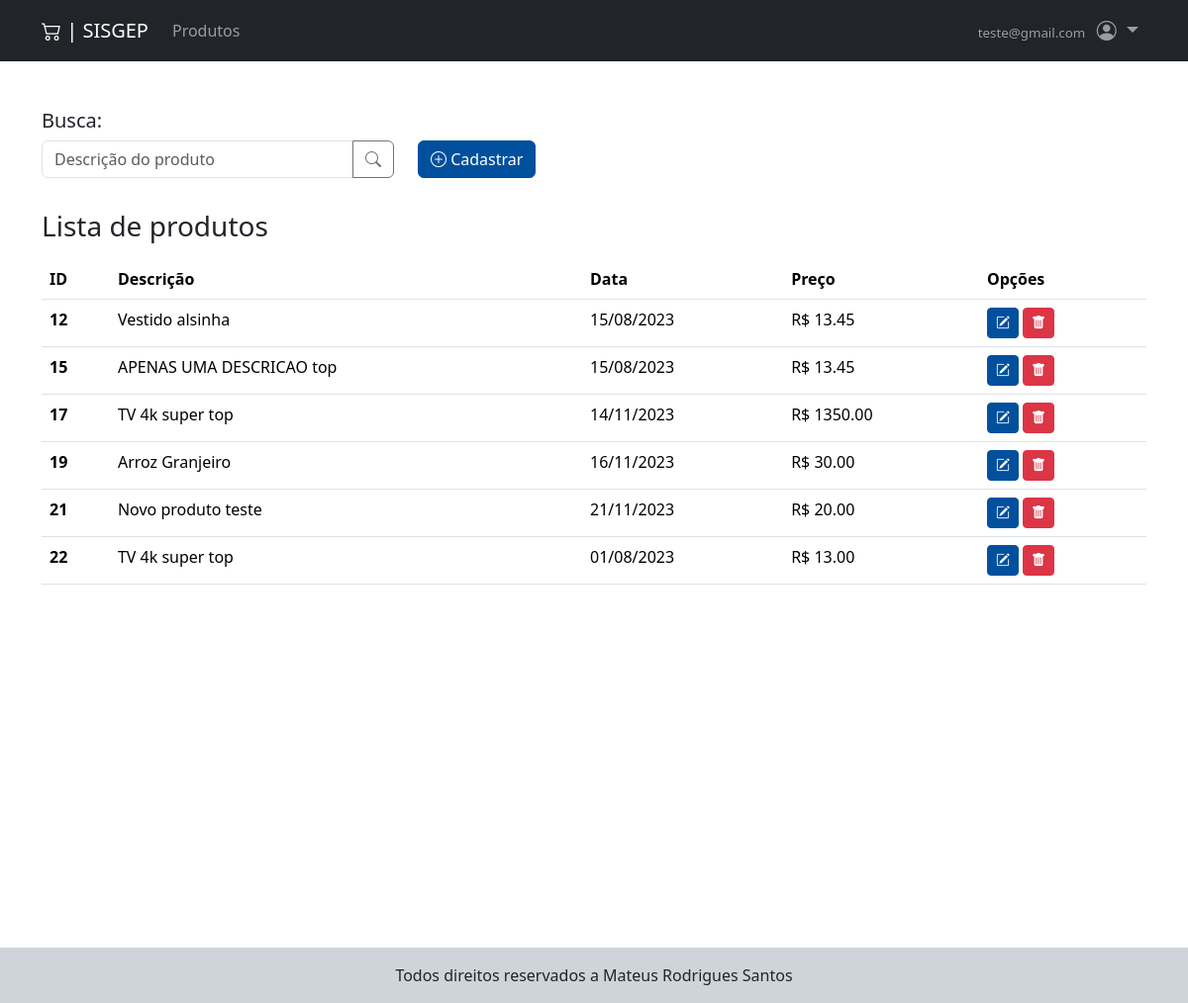
Screenshot of /app/src/consulta.php (signed in) with the database file from the repository.
### tables this page shows
CREATE TABLE `produto` (
  `idproduto` int(11) NOT NULL,
  `descricao` varchar(50) NOT NULL,
  `data` varchar(10) NOT NULL,
  `preco` decimal(10,2) NOT NULL
);

### app/src/classes/Crud.php (called while the page is built, shortened)
<?php
class Crud {
    private $host = 'db';
    private $username = 'admin';
    private $password = '12345';
    private $database = 'meu_db';
    private $connect;
    public function __construct() {
        $this->connect = new mysqli($this->host, $this->username, $this->password, $this->database);
    }
    public function select(string $table, string $condition = '') {
        $sql = "SELECT * FROM $table";
        return $this->executeQuery($sql);
    }
    private function executeQuery(string $sql) {
        $result = $this->connect->query($sql);
        return $result;
    }
}

### app/src/consulta.php (the view, shortened to what this page needs)
<?php
require_once "./cabecalho.php";
require_once "./navbar.php";
require_once "./classes/Crud.php";
$crud = new Crud();
$resultado = $crud->select("produto");
?>
<div class="container-lg mt-5" style="min-height: 100vh;">
    <form action="./consulta.php" method="post">
        <h5>Busca:</h5>
        <div class="row">
            <div class="col-md-4 col-sm-7">
                <div class="input-group mb-3">
                    <input type="text" class="form-control" placeholder="Descrição do produto" aria-label="Descrição" aria-describedby="descricao" name="descricao">
                    <button type="submit" class="btn btn-outline-secondary" name="buscar">
                        <i class="bi bi-search"></i>
                    </button>
                </div>
            </div>
            <div class="col">
                <a href="./cadastroProduto.php" class="btn btn-primary">
                    <i class="bi bi-plus-circle"></i> Cadastrar
                </a>
            </div>
        </div>
    </form>
    <h3 class="mt-3 mb-3">Lista de produtos</h3>
    <table class="table">
        <thead>
            <tr>
                <th scope="col">ID</th>
                <th scope="col">Descrição</th>
                <th scope="col">Data</th>
                <th scope="col">Preço</th>
                <th scope="col">Opções</th>
            </tr>
        </thead>
        <tbody>
            <?php
            if (mysqli_num_rows($resultado) > 0) {
                while ($row = mysqli_fetch_array($resultado)) { ?>
                    <tr>
                        <th scope="row"><?php echo $row['idproduto']; ?></th>
                        <td><?php echo $row['descricao']; ?></td>
                        <td><?php echo $row['data']; ?></td>
                        <td>R$ <?php echo $row['preco']; ?></td>
                        <td>
                            <a href="./editaProduto.php?id=<?php echo $row['idproduto']; ?>" class="btn btn-primary btn-sm"><i class="bi bi-pencil-square"></i></a>
                            <button class="btn btn-danger btn-sm" data-bs-toggle="modal" data-bs-target="#modal<?php echo $row['idproduto']; ?>"><i class="bi bi-trash-fill"></i></button>
                        </td>
                    </tr>
                <?php
                }
            } ?>
        </tbody>
    </table>
</div>
<?php
require_once("./rodape.php");
?>

### app/src/static/styles/style.css (style rules this page uses)
:root { --bs-primary: #00509d; --bs-primary-hover: #014b91; --bs-primary-active: #0e5292; }
.btn-primary { background-color: var(--bs-primary); border-color: var(--bs-primary); }

### rows the page displays
produto: idproduto "12", descricao "Vestido alsinha", data "15/08/2023", preco "13.45"
produto: idproduto "15", descricao "APENAS UMA DESCRICAO top", data "15/08/2023", preco "13.45"
produto: idproduto "17", descricao "TV 4k super top", data "14/11/2023", preco "1350.00"
produto: idproduto "19", descricao "Arroz Granjeiro", data "16/11/2023", preco "30.00"
produto: idproduto "21", descricao "Novo produto teste", data "21/11/2023", preco "20.00"
produto: idproduto "22", descricao "TV 4k super top", data "01/08/2023", preco "13.00"

### other values shown
$_SESSION["usuario"] "teste@gmail.com"
